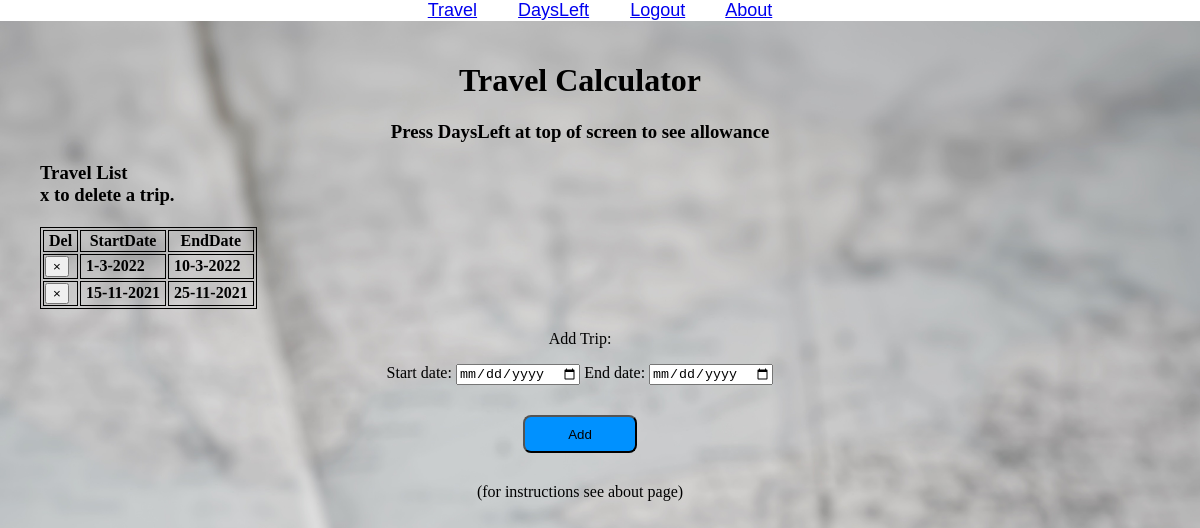
The app's page / (signed in) with its own data.
### holidays/models.py (models this page shows)
class Hols(db.Model):       # db.model is the layout for an object that will be stored in database (table)
    id=db.Column(db.Integer, primary_key=True)
    date1=db.Column(db.DateTime)
    date2=db.Column(db.DateTime)
    user_id=db.Column(db.Integer, db.ForeignKey('user.id'))

### holidays/views.py (the view, shortened to what this page needs)
@views.route('/', methods=['GET','POST'])   #get and display holidays
@login_required # this makes sure this page cannot be accessed unless user logged in used with flask_login
def home():
    return render_template("home.html", user=current_user)

### holidays/templates/home.html (shortened to what this page needs)
{% extends "base.html" %}
{% block content %}
<h1 align="center">Travel Calculator</h1>
{% if user.hol %}
<h3 align="center">Press DaysLeft at top of screen to see allowance </h3>
<ul class="list" id="Hols">
        <h3>Travel List <br>
        x to delete a trip.</h3>
    <h4>
        <table><th>&nbsp;Del&nbsp;</th> <th>&nbsp;StartDate&nbsp;</th><th>&nbsp;EndDate&nbsp;</th>
    {% endif %}
    {% for hol in user.hol %}
            <tr>
            <td><button type="button" class="close" onClick="deleteHol({{ hol.id }})">
                <span aria-hidden="true">&times;</span>
            </button></td>
            <td>&nbsp;{{ hol.date1.day}}-{{hol.date1.month}}-{{hol.date1.year}}&nbsp;</td>
            <td>&nbsp;{{ hol.date2.day}}-{{hol.date2.month}}-{{hol.date2.year }}&nbsp;</td>
        </tr>
    {% endfor %}</h4>
</ul>
<form method="POST">
    <div class = "dt1" align="center">
        <p>Add Trip:</p>
        <label for="date1">Start date:</label>
        <input type="date" name="date1" id="date1" required>
        <label for="date2">End date:</label>
        <input type="date" name="date2" id="date2" required>
    </div>
    <div align="center">
        <button type="submit", class="btnsignup">Add</button>
    </div>
    <div align="center"> <p>(for instructions see about page)</p></div>
</form>
{% endblock %}

### holidays/static/css/style1.css (style rules this page uses)
html { background-image: url("../img/p2.jpg"); background-size: cover; min-height: 100%; background-position: center; }
body { margin: 0; padding-top: 0; }
.btnsignup { margin:30px auto; display: block; width:3cm; height:1cm; background-color: rgb(0, 145, 255); border-radius: 8px; }
.dt1 { align-items: center; justify-content: center; }
table, th, td { border:1px solid black; }

### records on screen
Hols: date1.day "1", date1.month "3", date1.year "2022", date2.day "10", date2.month "3", date2.year "2022"
Hols: date1.day "15", date1.month "11", date1.year "2021", date2.day "25", date2.month "11", date2.year "2021"
